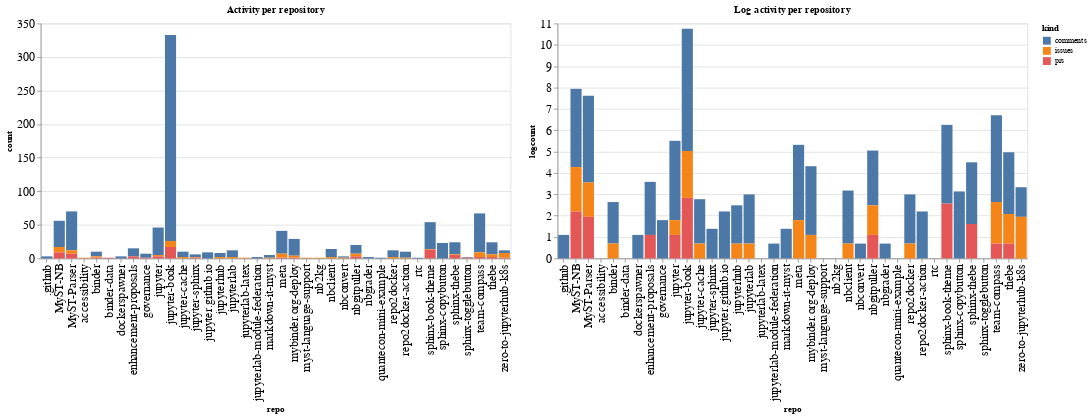

Write notebook code for a chart like this one.
### Code cell
ch1 = alt.Chart(repo_summaries, width=600, title="Activity per repository").mark_bar().encode(
    x='repo',
    y='count',
    color='kind',
    tooltip="kind"
)

ch2 = alt.Chart(repo_summaries, width=600, title="Log activity per repository").mark_bar().encode(
    x='repo',
    y='logcount',
    color='kind',
    tooltip="kind"
)

ch1 | ch2

### Figure 1 — Vega-Lite specification as saved in the notebook (floating-point values rounded to 4 significant figures)
{"config": {"axisLeft": {"labelFontSize": 15}, "axisBottom": {"labelFontSize": 15}}, "hconcat": [{"mark": "bar", "encoding": {"color": {"type": "nominal", "field": "kind"}, "tooltip": {"type": "nominal", "field": "kind"}, "x": {"type": "nominal", "field": "repo"}, "y": {"type": "quantitative", "field": "count"}}, "title": "Activity per repository", "width": 600}, {"mark": "bar", "encoding": {"color": {"type": "nominal", "field": "kind"}, "tooltip": {"type": "nominal", "field": "kind"}, "x": {"type": "nominal", "field": "repo"}, "y": {"type": "quantitative", "field": "logcount"}}, "title": "Log activity per repository", "width": 600}], "data": {"name": "data-a8badc3d212ee5bfa1c823a80bf5fb69"}, "$schema": "https://vega.github.io/schema/vega-lite/v4.8.1.json", "datasets": {"data-a8badc3d212ee5bfa1c823a80bf5fb69": [{"repo": ".github", "kind": "comments", "count": 3, "logcount": 1.099}, {"repo": "MyST-NB", "kind": "comments", "count": 39, "logcount": 3.664}, {"repo": "MyST-NB", "kind": "issues", "count": 8, "logcount": 2.079}, {"repo": "MyST-NB", "kind": "prs", "count": 9, "logcount": 2.197}, {"repo": "MyST-Parser", "kind": "comments", "count": 58, "logcount": 4.06}, {"repo": "MyST-Parser", "kind": "issues", "count": 5, "logcount": 1.609}, {"repo": "MyST-Parser", "kind": "prs", "count": 7, "logcount": 1.946}, {"repo": "accessibility", "kind": "issues", "count": 1, "logcount": 0.0}, {"repo": "binder", "kind": "comments", "count": 7, "logcount": 1.946}, {"repo": "binder", "kind": "issues", "count": 2, "logcount": 0.6931}, {"repo": "binder", "kind": "prs", "count": 1, "logcount": 0.0}, {"repo": "binder-data", "kind": "prs", "count": 1, "logcount": 0.0}, {"repo": "dockerspawner", "kind": "comments", "count": 3, "logcount": 1.099}, {"repo": "enhancement-proposals", "kind": "comments", "count": 12, "logcount": 2.485}, {"repo": "enhancement-proposals", "kind": "prs", "count": 3, "logcount": 1.099}, {"repo": "governance", "kind": "comments", "count": 6, "logcount": 1.792}, {"repo": "governance", "kind": "prs", "count": 1, "logcount": 0.0}, {"repo": "jupyter", "kind": "comments", "count": 41, "logcount": 3.714}, {"repo": "jupyter", "kind": "issues", "count": 2, "logcount": 0.6931}, {"repo": "jupyter", "kind": "prs", "count": 3, "logcount": 1.099}, {"repo": "jupyter-book", "kind": "comments", "count": 307, "logcount": 5.727}, {"repo": "jupyter-book", "kind": "issues", "count": 9, "logcount": 2.197}, {"repo": "jupyter-book", "kind": "prs", "count": 17, "logcount": 2.833}, {"repo": "jupyter-cache", "kind": "comments", "count": 8, "logcount": 2.079}, {"repo": "jupyter-cache", "kind": "issues", "count": 2, "logcount": 0.6931}, {"repo": "jupyter-sphinx", "kind": "comments", "count": 4, "logcount": 1.386}, {"repo": "jupyter-sphinx", "kind": "issues", "count": 1, "logcount": 0.0}, {"repo": "jupyter-sphinx", "kind": "prs", "count": 1, "logcount": 0.0}, {"repo": "jupyter.github.io", "kind": "comments", "count": 9, "logcount": 2.197}, {"repo": "jupyterhub", "kind": "comments", "count": 6, "logcount": 1.792}, {"repo": "jupyterhub", "kind": "issues", "count": 2, "logcount": 0.6931}, {"repo": "jupyterlab", "kind": "comments", "count": 10, "logcount": 2.303}, {"repo": "jupyterlab", "kind": "issues", "count": 2, "logcount": 0.6931}, {"repo": "jupyterlab-latex", "kind": "issues", "count": 1, "logcount": 0.0}, {"repo": "jupyterlab-module-federation", "kind": "comments", "count": 2, "logcount": 0.6931}, {"repo": "markdown-it-myst", "kind": "comments", "count": 4, "logcount": 1.386}, {"repo": "markdown-it-myst", "kind": "issues", "count": 1, "logcount": 0.0}, {"repo": "meta", "kind": "comments", "count": 34, "logcount": 3.526}, {"repo": "meta", "kind": "issues", "count": 6, "logcount": 1.792}, {"repo": "meta", "kind": "prs", "count": 1, "logcount": 0.0}, {"repo": "mybinder.org-deploy", "kind": "comments", "count": 25, "logcount": 3.219}, {"repo": "mybinder.org-deploy", "kind": "issues", "count": 3, "logcount": 1.099}, {"repo": "mybinder.org-deploy", "kind": "prs", "count": 1, "logcount": 0.0}, {"repo": "myst-language-support", "kind": "issues", "count": 1, "logcount": 0.0}, {"repo": "nb2kg", "kind": "issues", "count": 1, "logcount": 0.0}, {"repo": "nbclient", "kind": "comments", "count": 12, "logcount": 2.485}, {"repo": "nbclient", "kind": "issues", "count": 2, "logcount": 0.6931}, {"repo": "nbconvert", "kind": "comments", "count": 2, "logcount": 0.6931}, {"repo": "nbconvert", "kind": "issues", "count": 1, "logcount": 0.0}, {"repo": "nbgitpuller", "kind": "comments", "count": 13, "logcount": 2.565}, {"repo": "nbgitpuller", "kind": "issues", "count": 4, "logcount": 1.386}, {"repo": "nbgitpuller", "kind": "prs", "count": 3, "logcount": 1.099}, {"repo": "nbgrader", "kind": "comments", "count": 2, "logcount": 0.6931}, {"repo": "quantecon-mini-example", "kind": "comments", "count": 1, "logcount": 0.0}, {"repo": "repo2docker", "kind": "comments", "count": 10, "logcount": 2.303}, {"repo": "repo2docker", "kind": "issues", "count": 2, "logcount": 0.6931}, {"repo": "repo2docker-action", "kind": "comments", "count": 9, "logcount": 2.197}, {"repo": "repo2docker-action", "kind": "issues", "count": 1, "logcount": 0.0}, {"repo": "rtc", "kind": "comments", "count": 1, "logcount": 0.0}, {"repo": "sphinx-book-theme", "kind": "comments", "count": 40, "logcount": 3.689}, {"repo": "sphinx-book-theme", "kind": "issues", "count": 1, "logcount": 0.0}, {"repo": "sphinx-book-theme", "kind": "prs", "count": 13, "logcount": 2.565}, {"repo": "sphinx-copybutton", "kind": "comments", "count": 23, "logcount": 3.135}, {"repo": "sphinx-thebe", "kind": "comments", "count": 18, "logcount": 2.89}, {"repo": "sphinx-thebe", "kind": "issues", "count": 1, "logcount": 0.0}, {"repo": "sphinx-thebe", "kind": "prs", "count": 5, "logcount": 1.609}, {"repo": "sphinx-togglebutton", "kind": "comments", "count": 1, "logcount": 0.0}, {"repo": "sphinx-togglebutton", "kind": "prs", "count": 1, "logcount": 0.0}, {"repo": "team-compass", "kind": "comments", "count": 58, "logcount": 4.06}, {"repo": "team-compass", "kind": "issues", "count": 7, "logcount": 1.946}, {"repo": "team-compass", "kind": "prs", "count": 2, "logcount": 0.6931}, {"repo": "thebe", "kind": "comments", "count": 18, "logcount": 2.89}, {"repo": "thebe", "kind": "issues", "count": 4, "logcount": 1.386}, {"repo": "thebe", "kind": "prs", "count": 2, "logcount": 0.6931}, {"repo": "zero-to-jupyterhub-k8s", "kind": "comments", "count": 4, "logcount": 1.386}, {"repo": "zero-to-jupyterhub-k8s", "kind": "issues", "count": 7, "logcount": 1.946}, {"repo": "zero-to-jupyterhub-k8s", "kind": "prs", "count": 1, "logcount": 0.0}]}}
